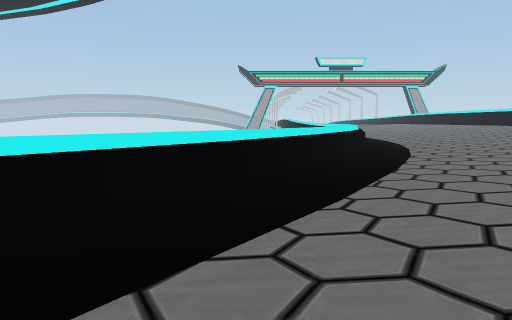
View 1 (above)

13 first-person views from a walk through a scene from a Unity 3-D project. The camera is 1.4 m above the floor, tilts 6° down and sees 70° across. The floor is counted in squares, 2 m on a side. Each view is taken from the middle of a square. On the plan, view 1 faces up. The plan holds only what a view shows up to about 11 squares ahead; the rest is blank. The place goes on beyond the plan. Some surface patterns are stand-ins.

View 2
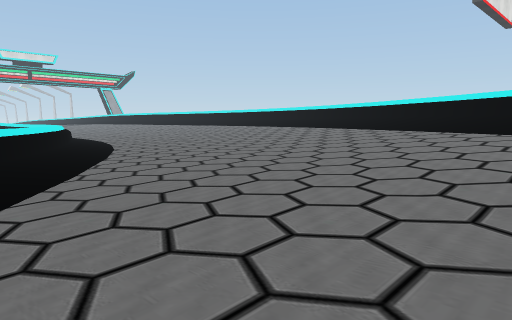

View 3
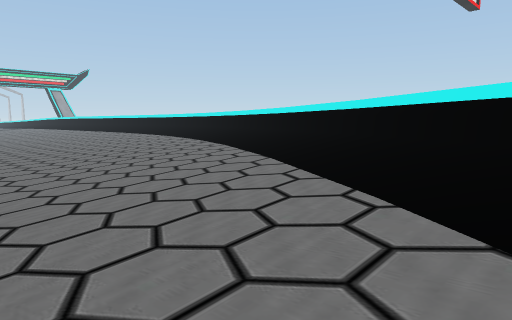

View 4
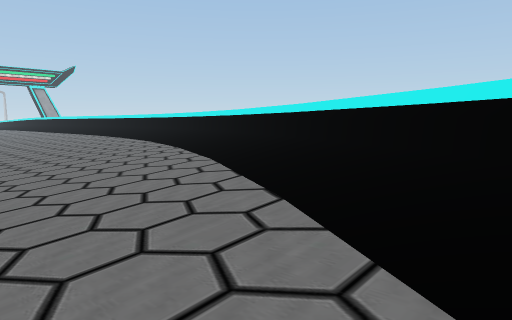

View 5
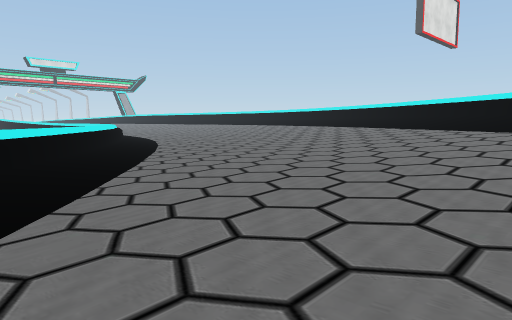

View 6
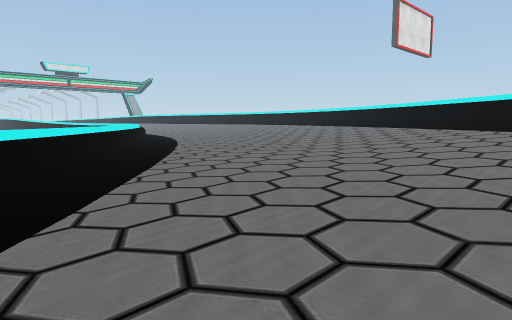

View 7
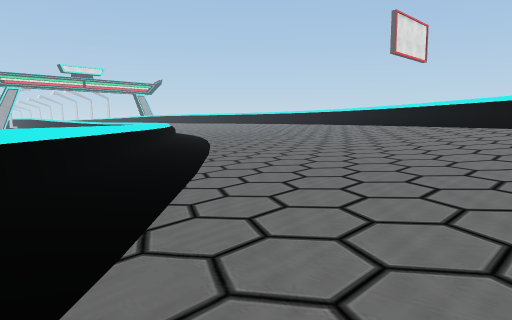

View 8
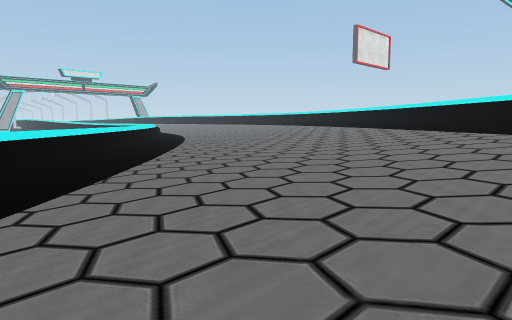

View 9
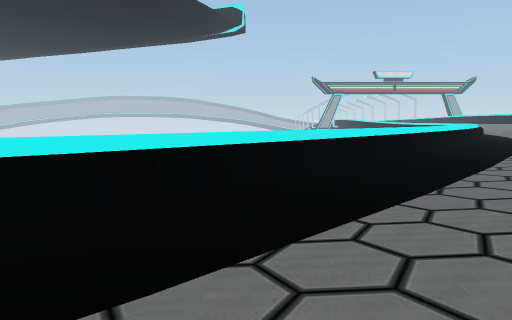

View 10
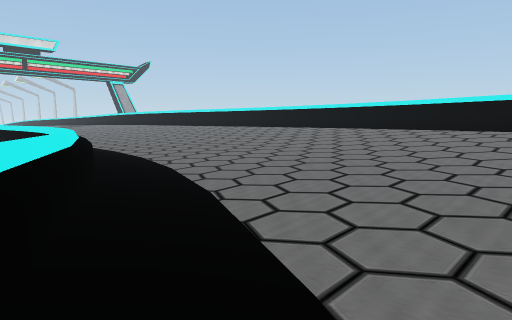

View 11
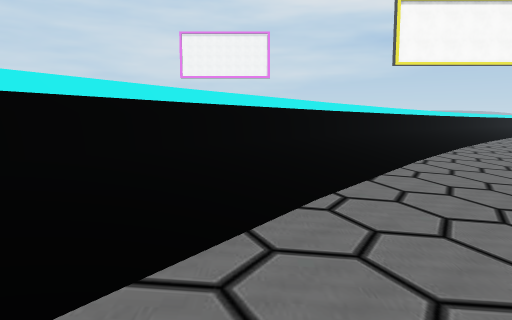

View 12
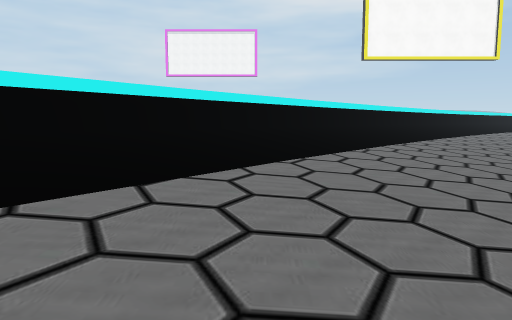

View 13
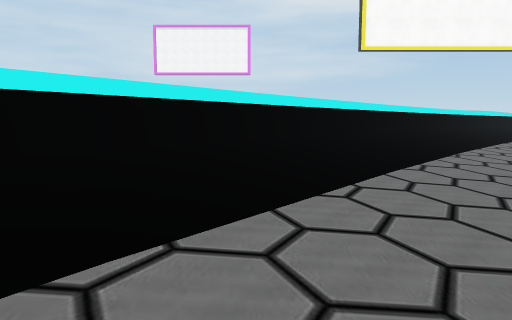

### Floor plan
Key: @ floor where view 1 was taken; # wall or solid block; . main floor; : floor 0.25 m higher than the main floor; - floor 0.25 m lower than the main floor; + floor 0.5 m higher than the main floor; * floor 0.75 m higher than the main floor; % floor 1 m higher than the main floor; & floor 1.5 m higher than the main floor; / step, stairs or slope; = window, fence, low wall or low ledge.
Columns run from 11 left of view 1 to 13 right of it. Each row starts with its distance up from view 1.
 10              #=...::+**/
  9             #=.-..::+*%/#
  8             #=....:++*%&=
  7            #=.-..::+**/##
  6            #=....::+*%/=
  5            =.-..::+**/##
  4          #=:....::+*%/#
  3         ##=....::+**/##
  2         #=.-..::++*%/#
  1         =.-...::+**/##
  0        =:..@.::+**%/=
 -1      ##=....::++*%/=#
 -2     ##=....:::+*%/##
 -3    ##=.-...::+**//=
 -4   ##=.-...::+**%/=#
 -5  ##=.-...::++*%/##
 -6 ##=.-...::++*%/##
 -7 #=.-...::++*%/&=
 -8 =.-...::++**//=#
 -9  -...::++**//=#
-10   ..::++**%/=#
-11   .::+   %/=#
-12         %/=#
-13         /=#

Positions as (right, up) in squares from view 1, and headings:
1: (0, 0), facing up
2: (-1, -2), facing up-right
3: (4, -2), facing up-right
4: (6, 0), facing up-right
5: (-4, -5), facing up-right
6: (-6, -7), facing up-right
7: (-8, -8), facing up-right
8: (-9, -11), facing up-right
9: (-9, -10), facing up
10: (1, 5), facing up-right
11: (7, 2), facing down
12: (5, 1), facing down
13: (4, -2), facing down
